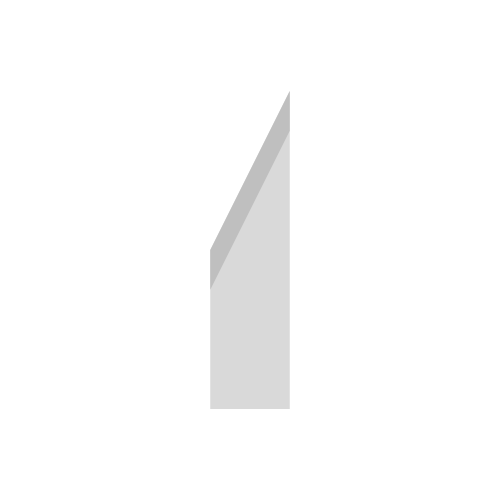
Frame 1 (no input)
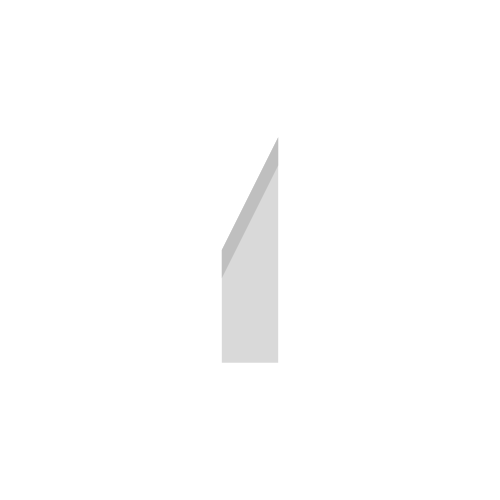
Frame 60 (the mouse pressed at the canvas centre just before this capture)
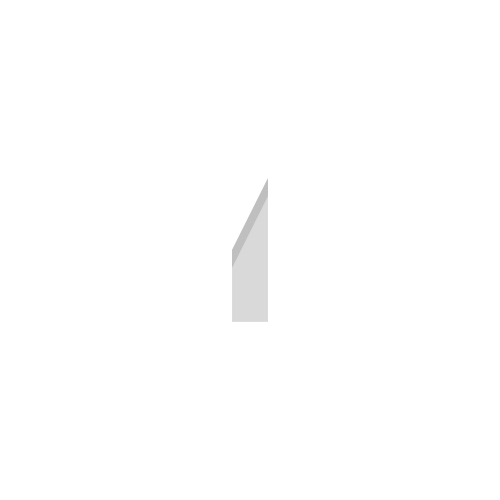
Frame 120 (the mouse held since frame 60 and released just before this capture)

The Processing sketch that drew these frames (run headless with seeded random() and noise(); from frame 60 on, the mouse is pressed at the canvas centre):

// Processing sketch: day_20_jan_28_17
// ── day_20_jan_28_17.pde
float sz = 200;
float mult = -2;
float t = 0;

void setup() {
  size(500, 500);
  noStroke();
}

void draw() {
  background(255);

  sz += mult*abs(noise(t));
  t += 0.01;
  if(sz < 0 || random(1) < 0.005) {
    sz = 200;
    mult = -random(3);
  }

  translate(width/2, height/2);
  scale(sz/250.0);

  fill(#D9D9D9);
  quad(-50, 500-300, -50, 300-300, 50, 100-300, 50, 500-300);
  fill(#BFBFBF);
  quad(-50, 350-300, -50, 300-300, 50, 100-300, 50, 150-300);
}
